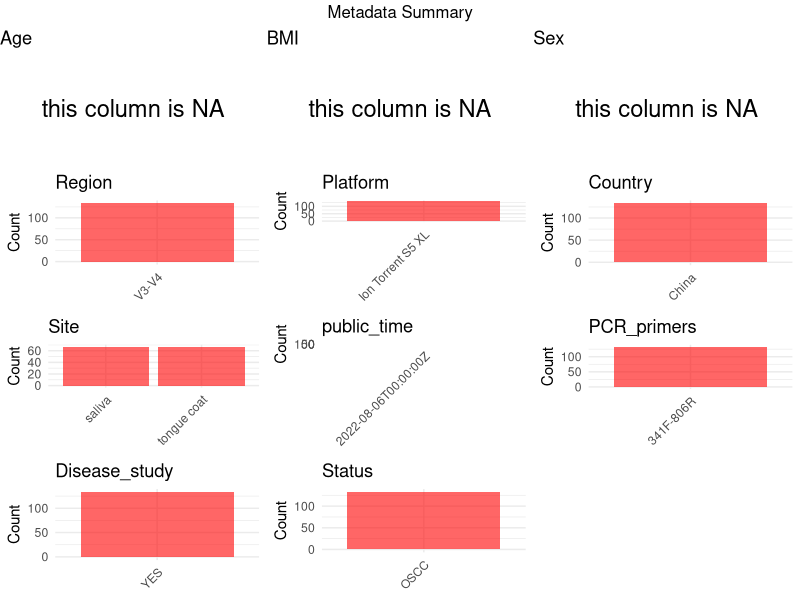

R code for this plot:
## ---- chunk 1
# Load necessary libraries
library(dplyr)
library(ggplot2)
library(gridExtra)

# Set working directory (update this path to your local directory)
setwd("D:/oral_project/PRJNA866676")

# Read the initial metadata files
initial_meta<-read.csv("SraRunTable.csv",header = T)

# Combine the two metadata files
#meta <- rbind(initial_meta, initial_meta1)

#Remove entries non-oral samples
initial_meta <- subset(initial_meta,isolate %in% c("saliva","tongue coat"))

# Check the number of samples containing "HT" in Sample.Name (e.g., healthy controls)
#nrow(subset(meta, grepl("HT", Sample.Name)))

# Display the first few rows of the metadata
head(initial_meta)
## ---- chunk 2
# Create a uniform metadata dataframe
metadata <- data.frame(
  BioProject = initial_meta$BioProject,
  Run = initial_meta$Run,
  sample_name = initial_meta$Sample.Name,
  Age = NA,
  BMI = NA,
  Sex=NA,
  Region = "V3-V4",
  Platform = initial_meta$Instrument,
  Country = initial_meta$geo_loc_name_country,
  Site = initial_meta$isolate,
  public_time = initial_meta$ReleaseDate,
  stringsAsFactors = FALSE
)
## ---- chunk 3
# Add information obtained from the publication
metadata$PCR_primers <- "341F-806R"
metadata$title <- "Characteristics of Microbial Distribution in Different Oral Niches of Oral Squamous Cell Carcinoma"
metadata$Disease_study <- "YES"
# Assign disease status based on sample_name patterns
metadata$Status<-"OSCC"
## ---- chunk 4
# Check the number of unique runs and sample names
print(paste("Number of unique runs:", length(unique(metadata$Run))))
print(paste("Number of unique sample names:", length(unique(metadata$sample_name))))
## ---- chunk 5
# Select columns for visualization
plot_data <- metadata %>%
  select(-BioProject, -Run, -sample_name, -title)

# Function to create simple plots for each column
create_simple_plots <- function(data) {
  plots <- list()
  
  for (col in colnames(data)) {
    # Check if the column is all NA
    if (all(is.na(data[[col]]))) {
      # Create an empty plot with text indicating all NA
      p <- ggplot() +
        annotate("text", x = 0.5, y = 0.5, label = "this column is NA", size = 6) +
        labs(title = col) +
        theme_void()
    } else if (is.numeric(data[[col]])) {
      # Numeric variable: histogram
      p <- ggplot(data, aes(x = .data[[col]])) +
        geom_histogram(fill = "blue", alpha = 0.6, bins = 20, na.rm = TRUE) +
        labs(title = col) +
        theme_minimal()
    } else {
      # Categorical variable: bar plot (remove NA values)
      count_data <- as.data.frame(table(data[[col]], useNA = "ifany"))
      p <- ggplot(count_data, aes(x = reorder(Var1, -Freq), y = Freq)) +
        geom_col(fill = "red", alpha = 0.6) +
        labs(title = col, x = NULL, y = "Count") +
        theme_minimal() +
        theme(axis.text.x = element_text(angle = 45, hjust = 1))
    }
    plots[[col]] <- p
  }
  
  return(plots)
}

# Generate and arrange plots
plots <- create_simple_plots(plot_data)
grid.arrange(grobs = plots, ncol = 3, top = "Metadata Summary")
## ---- chunk 6
# Reorder columns to match the desired format
metadata <- metadata[, c(
  "BioProject", "Run", "sample_name", "Age", "BMI", "Sex", 
  "Region", "Platform", "Country", "Site", "public_time", 
  "PCR_primers", "title", "Disease_study", "Status"
)]

# Export the uniform metadata to a CSV file
write.csv(metadata, file = "metadata.csv", quote = FALSE)
